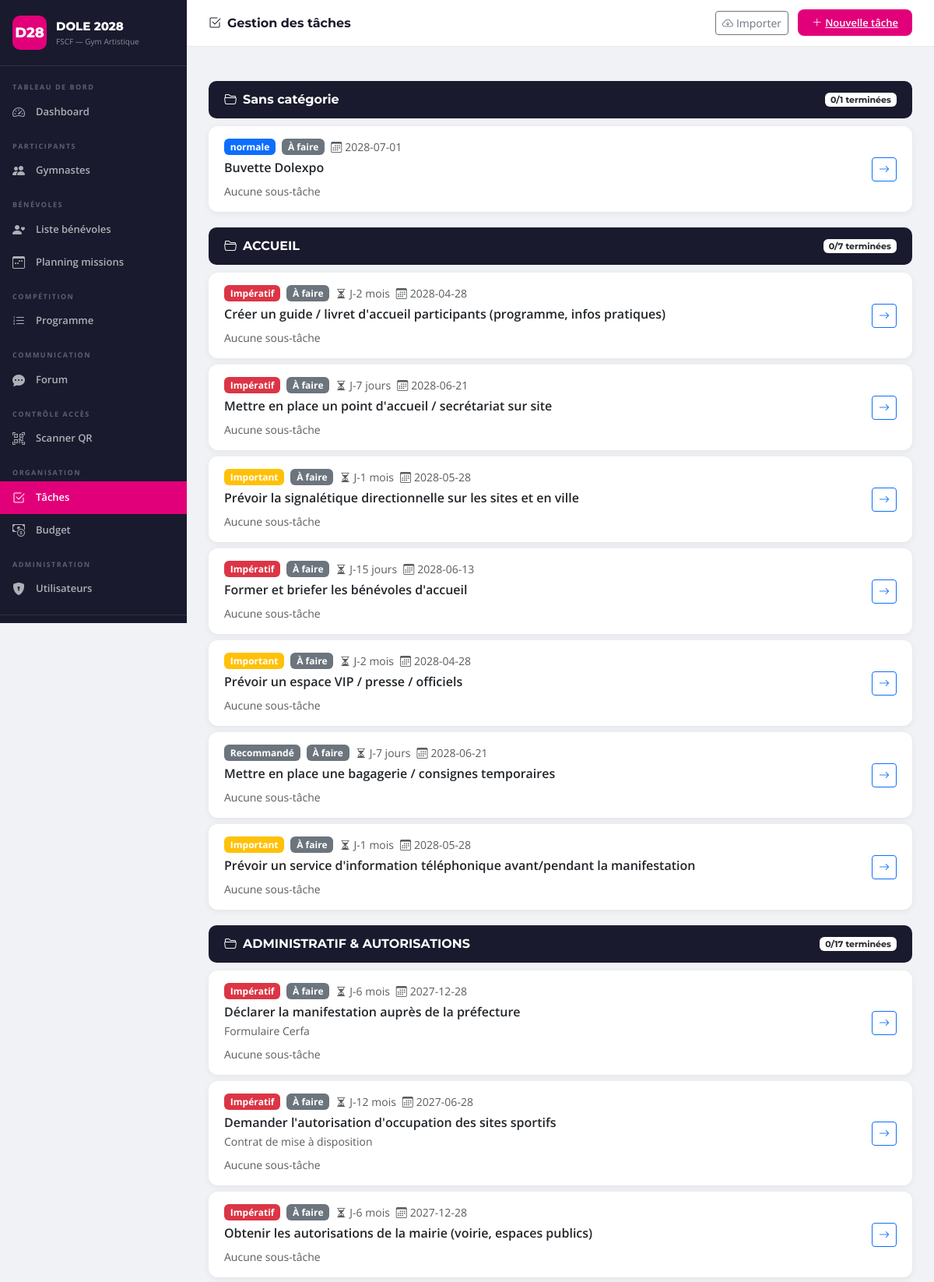
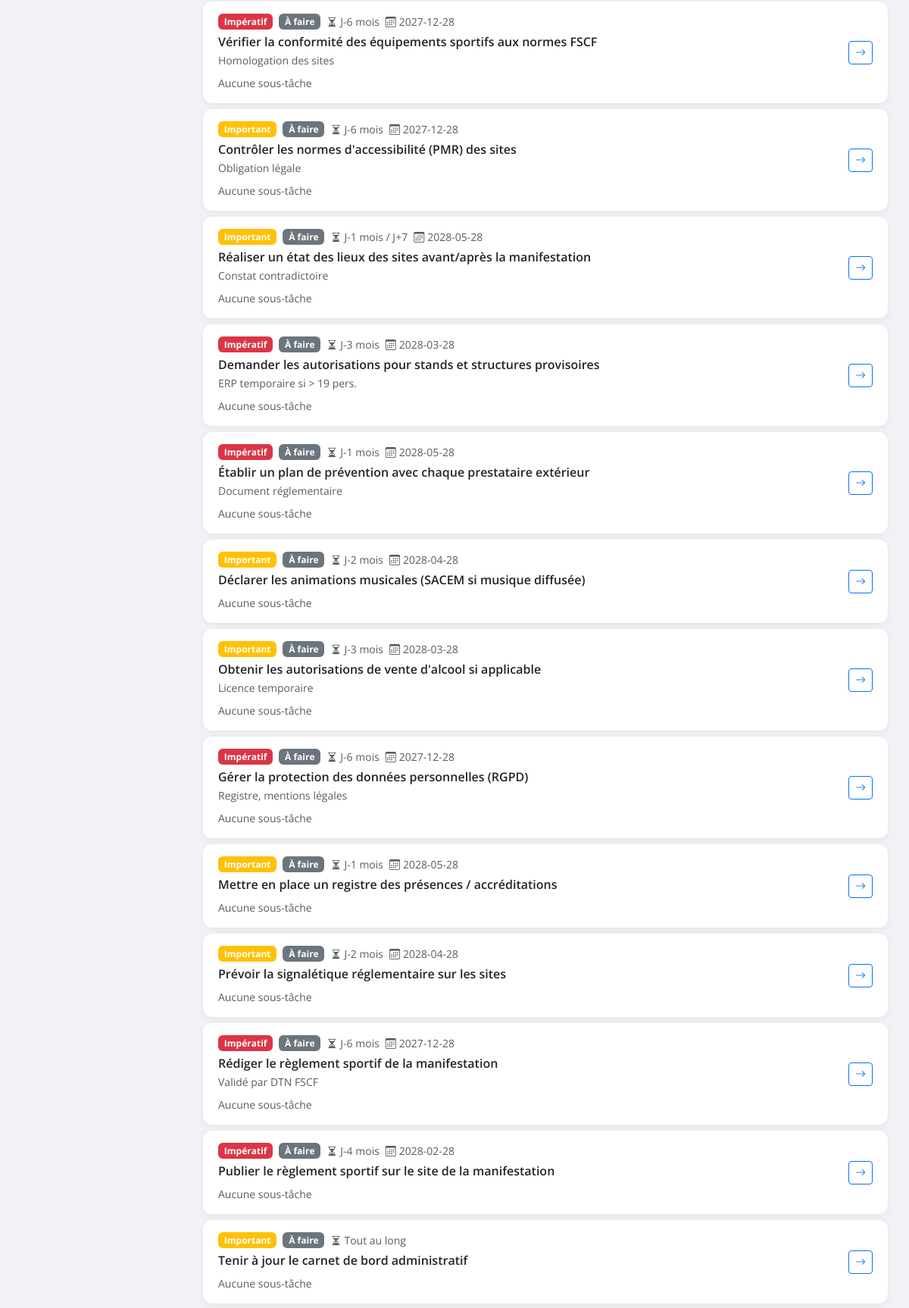
/taches (signed in, upper part), run on the app's committed database (2 pictures, top to bottom).
### tables this page shows
CREATE TABLE taches (
            id INTEGER PRIMARY KEY AUTOINCREMENT,
            titre TEXT NOT NULL,
            description TEXT DEFAULT '',
            statut TEXT DEFAULT 'todo',
            priorite TEXT DEFAULT 'normale',
            echeance TEXT DEFAULT '',
            created_at TEXT DEFAULT (datetime('now')),
            created_by INTEGER, mission_id INTEGER DEFAULT NULL REFERENCES missions(id), categorie TEXT DEFAULT '', responsable_id INTEGER DEFAULT NULL REFERENCES users(id), delai_libelle TEXT DEFAULT '',
            FOREIGN KEY (created_by) REFERENCES users(id)
        );

### app.py (the view)
@app.route('/taches')
@login_required
def taches_list():
    if not current_user.is_staff: abort(403)
    conn = get_db()
    taches = conn.execute('''
        SELECT t.*, m.nom mission_nom, m.couleur mission_couleur, u.nom resp_nom, u.prenom resp_prenom
        FROM taches t
        LEFT JOIN missions m ON t.mission_id = m.id
        LEFT JOIN users u ON t.responsable_id = u.id
        ORDER BY t.categorie, t.created_at
    ''').fetchall()
    by_cat = {}
    for t in taches:
        total = conn.execute('SELECT COUNT(*) FROM sous_taches WHERE tache_id=?', (t['id'],)).fetchone()[0]
        done  = conn.execute("SELECT COUNT(*) FROM sous_taches WHERE tache_id=? AND statut='fait'", (t['id'],)).fetchone()[0]
        cat = t['categorie'] or 'Sans catégorie'
        by_cat.setdefault(cat, []).append({'t': t, 'total': total, 'done': done, 'can_edit': can_edit(t['categorie'])})
    conn.close()
    return render_template('taches_list.html', by_cat=by_cat)

### app.py (called while the page is built)
def get_db():
    conn = sqlite3.connect(DATABASE)
    conn.row_factory = sqlite3.Row
    return conn

@login_manager.user_loader
def load_user(uid):
    conn = get_db()
    row = conn.execute('SELECT * FROM users WHERE id=?', (uid,)).fetchone()
    conn.close()
    return User(row) if row else None

def can_edit(categorie):
    return current_user.is_admin or categorie in current_user.categories()

    @property
    def is_admin(self): return self.role == 'admin'

    @property
    def is_staff(self): return self.role in ('admin', 'responsable')

    @property
    def full_name(self): return f"{self.prenom} {self.nom}"

### templates/taches_list.html (shortened to what this page needs)
{% extends 'base.html' %}
{% block page_title %}<i class="bi bi-check2-square me-2"></i>Gestion des tâches{% endblock %}
{% block topbar_actions %}
<a href="{{ url_for('taches_import') }}" class="btn btn-sm btn-outline-secondary me-2">
  <i class="bi bi-cloud-arrow-down me-1"></i>Importer
</a>
<a href="{{ url_for('tache_new') }}" class="btn-fscf"><i class="bi bi-plus-lg me-1"></i>Nouvelle tâche</a>
{% endblock %}
{% block content %}
{% set priorite_colors = {'urgente':'danger','haute':'warning','normale':'primary','basse':'secondary',
                           'Impératif':'danger','Important':'warning','Recommandé':'secondary'} %}
{% set statut_colors   = {'todo':'secondary','en_cours':'info','termine':'success'} %}
{% set statut_labels   = {'todo':'À faire','en_cours':'En cours','termine':'Terminé'} %}
{% if not by_cat %}
<div class="text-center py-5 text-muted">
  <i class="bi bi-check2-square" style="font-size:3.5rem;opacity:.25;"></i>
  <p class="mt-3 mb-4">Aucune tâche pour le moment.</p>
  <a href="{{ url_for('tache_new') }}" class="btn-fscf">Créer la première tâche</a>
</div>
{% else %}
{% for cat, items in by_cat.items() %}
{% set done_count = items | selectattr('t.statut', 'equalto', 'termine') | list | length %}
<div class="prog-day-header d-flex align-items-center justify-content-between">
  <span><i class="bi bi-folder2-open me-2"></i>{{ cat }}</span>
  <span class="badge bg-white text-dark" style="font-size:11px;">{{ done_count }}/{{ items|length }} terminées</span>
</div>
<div class="row g-2 mb-3">
{% for d in items %}
{% set t = d.t %}
{% set pct = ((d.done / d.total * 100)|int) if d.total > 0 else 0 %}
<div class="col-12">
  <div class="fscf-card" style="border-left:4px solid var(--bs-{{ priorite_colors.get(t.priorite,'secondary') }}-rgb,#888);">
    <div class="fscf-card-body d-flex align-items-center gap-3 py-3">
      <div class="flex-grow-1 min-width-0">
        <div class="d-flex flex-wrap align-items-center gap-2 mb-1">
          <span class="badge bg-{{ priorite_colors.get(t.priorite,'secondary') }}">{{ t.priorite or '—' }}</span>
          <span class="badge bg-{{ statut_colors[t.statut] }}">{{ statut_labels[t.statut] }}</span>
          {% if t.delai_libelle %}
          <small class="text-muted"><i class="bi bi-hourglass-split me-1"></i>{{ t.delai_libelle }}</small>
          {% endif %}
          {% if t.echeance %}
          <small class="text-muted"><i class="bi bi-calendar3 me-1"></i>{{ t.echeance }}</small>
          {% endif %}
        </div>
        <div class="fw-semibold">{{ t.titre }}</div>
        {% if t.description %}
        <small class="text-muted">{{ t.description[:100] }}{% if t.description|length > 100 %}…{% endif %}</small>
        {% endif %}
        <div class="mt-2 d-flex align-items-center gap-3">
          {% if d.total > 0 %}
          <small class="text-muted text-nowrap">{{ d.done }}/{{ d.total }} sous-tâches</small>
          <div class="progress flex-grow-1" style="height:5px;">
            <div class="progress-bar bg-success" style="width:{{ pct }}%;"></div>
          </div>
          <small class="text-muted text-nowrap">{{ pct }}%</small>
          {% else %}
          <small class="text-muted">Aucune sous-tâche</small>
          {% endif %}
        </div>
      </div>
      <a href="{{ url_for('tache_detail', id=t.id) }}" class="btn btn-sm btn-outline-primary flex-shrink-0" title="Voir le détail">
        <i class="bi bi-arrow-right"></i>
      </a>
    </div>
  </div>
</div>
{% endfor %}
</div>
{% endfor %}
{% endif %}
{% endblock %}

### static/css/style.css (style rules this page uses)
:root { --pink: #E2007A; --navy: #1a1a2e; --blue: #0066CC; --green: #009944; --sidebar-w: 240px; }
* { box-sizing: border-box; }
body { font-family: 'Open Sans', sans-serif; background: #f0f2f5; margin: 0; }
.fscf-card { background: white; border-radius: 12px; box-shadow: 0 2px 8px rgba(0,0,0,.06); overflow: hidden; }
.fscf-card-body { padding: 20px; }
.btn-fscf { background: var(--pink); color: white; border: none; border-radius: 8px; padding: 8px 18px; font-weight: 600; font-size: 13px; cursor: pointer; transition: background .15s; }
.prog-day-header { background: var(--navy); color: white; padding: 12px 20px; border-radius: 10px; margin: 20px 0 10px; font-family: 'Montserrat', sans-serif; font-weight: 700; }

### data on the page
taches: priorite "normale", statut "À faire", echeance "2028-07-01", titre "Buvette Dolexpo"
taches: categorie "ACCUEIL", done_count "0", items "7", priorite "Impératif", statut "À faire", delai_libelle "J-2 mois", echeance "2028-04-28", titre "Créer un guide / livret d'accueil participants (programme, infos pratiques)"
taches: priorite "Impératif", statut "À faire", delai_libelle "J-7 jours", echeance "2028-06-21", titre "Mettre en place un point d'accueil / secrétariat sur site"
taches: priorite "Important", statut "À faire", delai_libelle "J-1 mois", echeance "2028-05-28", titre "Prévoir la signalétique directionnelle sur les sites et en ville"
taches: priorite "Impératif", statut "À faire", delai_libelle "J-15 jours", echeance "2028-06-13", titre "Former et briefer les bénévoles d'accueil"
taches: priorite "Important", statut "À faire", delai_libelle "J-2 mois", echeance "2028-04-28", titre "Prévoir un espace VIP / presse / officiels"
taches: priorite "Recommandé", statut "À faire", delai_libelle "J-7 jours", echeance "2028-06-21", titre "Mettre en place une bagagerie / consignes temporaires"
taches: priorite "Important", statut "À faire", delai_libelle "J-1 mois", echeance "2028-05-28", titre "Prévoir un service d'information téléphonique avant/pendant la manifestation"
taches: categorie "ADMINISTRATIF & AUTORISATIONS", done_count "0", items "17", priorite "Impératif", statut "À faire", delai_libelle "J-6 mois", echeance "2027-12-28", titre "Déclarer la manifestation auprès de la préfecture", description "Formulaire Cerfa"
taches: priorite "Impératif", statut "À faire", delai_libelle "J-12 mois", echeance "2027-06-28", titre "Demander l'autorisation d'occupation des sites sportifs", description "Contrat de mise à disposition"
taches: priorite "Impératif", statut "À faire", delai_libelle "J-6 mois", echeance "2027-12-28", titre "Obtenir les autorisations de la mairie (voirie, espaces publics)"
taches: priorite "Impératif", statut "À faire", delai_libelle "J-6 mois", echeance "2027-12-28", titre "Vérifier la conformité des équipements sportifs aux normes FSCF", description "Homologation des sites"
taches: priorite "Important", statut "À faire", delai_libelle "J-6 mois", echeance "2027-12-28", titre "Contrôler les normes d'accessibilité (PMR) des sites", description "Obligation légale"
taches: priorite "Important", statut "À faire", delai_libelle "J-1 mois / J+7", echeance "2028-05-28", titre "Réaliser un état des lieux des sites avant/après la manifestation", description "Constat contradictoire"
taches: priorite "Impératif", statut "À faire", delai_libelle "J-3 mois", echeance "2028-03-28", titre "Demander les autorisations pour stands et structures provisoires", description "ERP temporaire si > 19 pers."
taches: priorite "Impératif", statut "À faire", delai_libelle "J-1 mois", echeance "2028-05-28", titre "Établir un plan de prévention avec chaque prestataire extérieur", description "Document réglementaire"
taches: priorite "Important", statut "À faire", delai_libelle "J-2 mois", echeance "2028-04-28", titre "Déclarer les animations musicales (SACEM si musique diffusée)"
taches: priorite "Important", statut "À faire", delai_libelle "J-3 mois", echeance "2028-03-28", titre "Obtenir les autorisations de vente d'alcool si applicable", description "Licence temporaire"
taches: priorite "Impératif", statut "À faire", delai_libelle "J-6 mois", echeance "2027-12-28", titre "Gérer la protection des données personnelles (RGPD)", description "Registre, mentions légales"
taches: priorite "Important", statut "À faire", delai_libelle "J-1 mois", echeance "2028-05-28", titre "Mettre en place un registre des présences / accréditations"
taches: priorite "Important", statut "À faire", delai_libelle "J-2 mois", echeance "2028-04-28", titre "Prévoir la signalétique réglementaire sur les sites"
taches: priorite "Impératif", statut "À faire", delai_libelle "J-6 mois", echeance "2027-12-28", titre "Rédiger le règlement sportif de la manifestation", description "Validé par DTN FSCF"
taches: priorite "Impératif", statut "À faire", delai_libelle "J-4 mois", echeance "2028-02-28", titre "Publier le règlement sportif sur le site de la manifestation"
taches: priorite "Important", statut "À faire", delai_libelle "Tout au long", titre "Tenir à jour le carnet de bord administratif"

### other printed values
{{ cat }} "Sans catégorie"
{{ done_count }} "0"
{{ items|length }} "1"
